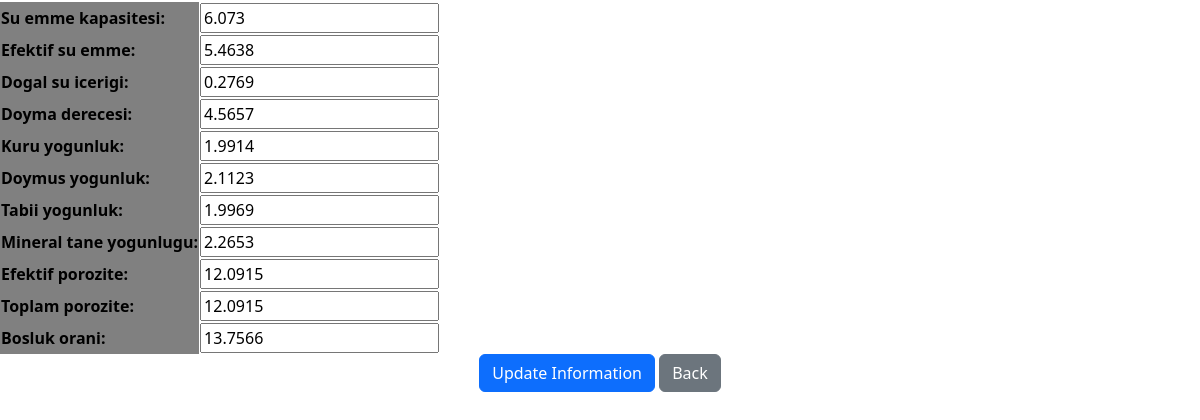
Screenshot of /stones/update-physical/3/ with the database file from the repository.
### atik/models.py (models this page shows, shortened)
class PhysicalProperties(models.Model):
    stone = models.OneToOneField(NaturalStones, on_delete=models.CASCADE)
    su_emme_kapasitesi = models.FloatField(blank=True, null=True)
    efektif_su_emme = models.FloatField(blank=True, null=True)
    dogal_su_icerigi = models.FloatField(blank=True, null=True)
    doyma_derecesi = models.FloatField(blank=True, null=True)
    kuru_yogunluk = models.FloatField(blank=True, null=True)
    doymus_yogunluk = models.FloatField(blank=True, null=True)
    tabii_yogunluk = models.FloatField(blank=True, null=True)
    mineral_tane_yogunlugu = models.FloatField(blank=True, null=True)
    efektif_porozite = models.FloatField(blank=True, null=True)
    toplam_porozite = models.FloatField(blank=True, null=True)
    bosluk_orani = models.FloatField(blank=True, null=True)

### atik/views.py (the view, shortened to what this page needs)
class UpdatePhysicalProperties(UpdateView):
    model = PhysicalProperties
    template_name = "atik/update-stone.html"
    fields = [
        "su_emme_kapasitesi",
        "efektif_su_emme",
        "dogal_su_icerigi",
        "doyma_derecesi",
        "kuru_yogunluk",
        "doymus_yogunluk",
        "tabii_yogunluk",
        "mineral_tane_yogunlugu",
        "efektif_porozite",
        "toplam_porozite",
        "bosluk_orani",
    ]
    def get_object(self, queryset=None):
        stone_id = self.kwargs["stone_id"]
        return self.model.objects.get(stone_id=stone_id)

### templates/atik/update-stone.html (shortened to what this page needs)
{% extends 'base.html' %}
{% load i18n %}
{% block content %}
<form action="" method="post">
    <table>
        <td>
            {{ form.as_table }}
        </td>
    </table>
    <div class="text-center">
        <button type="submit"
        class="btn btn-primary">
        {% trans 'Update Information' %}
        </button>
        <a type="button" class="btn btn-secondary"
        href="{% url 'atik:detail-stone' object.id %}">
            {% trans 'Back' %}
        </a>
    </div>
</form>
{% endblock %}

### templates/base.html (style rules this page uses)
th { background-color: gray; color: rgb(0, 0, 0); cursor: pointer; }

### rows the page displays
PhysicalProperties: su_emme_kapasitesi "6.073", efektif_su_emme "5.4638", dogal_su_icerigi "0.2769", doyma_derecesi "4.5657", kuru_yogunluk "1.9914", doymus_yogunluk "2.1123", tabii_yogunluk "1.9969", mineral_tane_yogunlugu "2.2653", efektif_porozite "12.0915", toplam_porozite "12.0915", bosluk_orani "13.7566"
